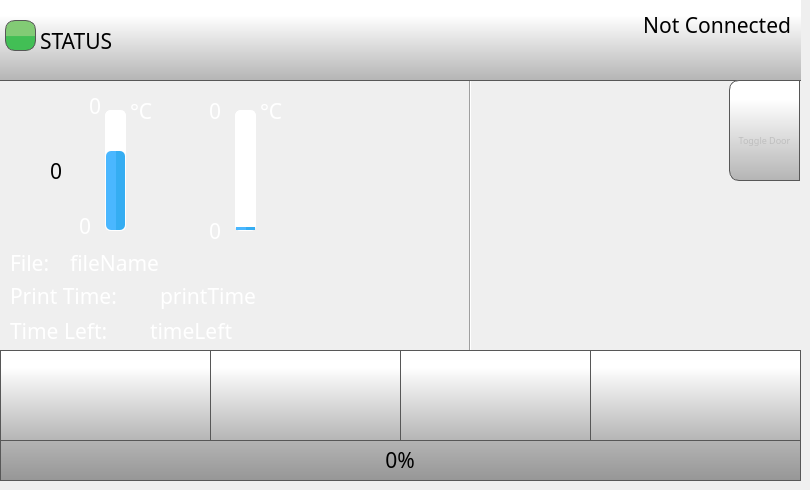
    <widget class="QWidget" name="homePage">
     <widget class="QPushButton" name="playPauseButton">
      <property name="geometry">
       <rect>
        <x>400</x>
        <y>350</y>
        <width>191</width>
        <height>91</height>
       </rect>
      </property>
      <property name="minimumSize">
       <size>
        <width>0</width>
        <height>0</height>
       </size>
      </property>
      <property name="font">
       <font>
        <family>Gotham</family>
        <pointsize>16</pointsize>
       </font>
      </property>
      <property name="styleSheet">
       <string notr="true">QPushButton {
    border: 1px solid rgb(87, 87, 87);
	background-color: qlineargradient(spread:pad, x1:0, y1:1, x2:0, y2:0.188, stop:0 rgba(180, 180, 180, 255), stop:1 rgba(255, 255, 255, 255));
    
}

QPushButton:pressed {

    background-color: qlineargradient(x1: 0, y1: 0, x2: 0, y2: 1,
                                      stop: 0 #dadbde, stop: 1 #f6f7fa);
}

QPushButton:flat {
    border: none; /* no border for a flat push button */
}

QPushButton:default {
    border-color: navy; /* make the default button prominent */
}

QPushButton:focus {
	outline: none;
}</string>
      </property>
      <property name="text">
       <string/>
      </property>
      <property name="icon">
       <iconset>
        <normaloff>templates/img/play-button.png</normaloff>
        <normalon>templates/img/pause-button.png</normalon>templates/img/play-button.png</iconset>
      </property>
      <property name="iconSize">
       <size>
        <width>50</width>
        <height>50</height>
       </size>
      </property>
      <property name="checkable">
       <bool>true</bool>
      </property>
      <property name="checked">
       <bool>false</bool>
      </property>
      <property name="autoDefault">
       <bool>false</bool>
      </property>
      <property name="default">
       <bool>false</bool>
      </property>
      <property name="flat">
       <bool>false</bool>
      </property>
     </widget>
     <widget class="QPushButton" name="stopButton">
      <property name="geometry">
       <rect>
        <x>590</x>
        <y>350</y>
        <width>211</width>
        <height>91</height>
       </rect>
      </property>
      <property name="minimumSize">
       <size>
        <width>0</width>
        <height>0</height>
       </size>
      </property>
      <property name="font">
       <font>
        <family>Gotham</family>
        <pointsize>16</pointsize>
       </font>
      </property>
      <property name="styleSheet">
       <string notr="true">QPushButton {
    border: 1px solid rgb(87, 87, 87);

	background-color: qlineargradient(spread:pad, x1:0, y1:1, x2:0, y2:0.188, stop:0 rgba(180, 180, 180, 255), stop:1 rgba(255, 255, 255, 255));
}

QPushButton:pressed {
    background-color: qlineargradient(x1: 0, y1: 0, x2: 0, y2: 1,
                                      stop: 0 #dadbde, stop: 1 #f6f7fa);
}

QPushButton:flat {
    border: none; /* no border for a flat push button */
}

QPushButton:default {
    border-color: navy; /* make the default button prominent */
}

QPushButton:focus {
	outline: none;
}</string>
      </property>
      <property name="text">
       <string/>
      </property>
      <property name="icon">
       <iconset>
        <normaloff>templates/img/video-player-stop-button.png</normaloff>templates/img/video-player-stop-button.png</iconset>
      </property>
      <property name="iconSize">
       <size>
        <width>50</width>
        <height>50</height>
       </size>
      </property>
     </widget>
     <widget class="Line" name="line">
      <property name="geometry">
       <rect>
        <x>460</x>
        <y>80</y>
        <width>20</width>
        <height>281</height>
       </rect>
      </property>
      <property name="font">
       <font>
        <family>Gotham</family>
        <pointsize>16</pointsize>
       </font>
      </property>
      <property name="orientation">
       <enum>Qt::Vertical</enum>
      </property>
     </widget>
     <widget class="QLabel" name="tool0Label">
      <property name="geometry">
       <rect>
        <x>32</x>
        <y>148</y>
        <width>51</width>
        <height>51</height>
       </rect>
      </property>
      <property name="font">
       <font>
        <family>Gotham</family>
        <pointsize>16</pointsize>
        <bold>false</bold>
        <underline>false</underline>
        <strikeout>false</strikeout>
       </font>
      </property>
      <property name="styleSheet">
       <string notr="true">
   color:  white;</string>
      </property>
      <property name="text">
       <string/>
      </property>
      <property name="pixmap">
       <pixmap>templates/img/Nozzle.png</pixmap>
      </property>
      <property name="scaledContents">
       <bool>true</bool>
      </property>
     </widget>
     <widget class="QLabel" name="FileNameLabel">
      <property name="geometry">
       <rect>
        <x>10</x>
        <y>247</y>
        <width>61</width>
        <height>31</height>
       </rect>
      </property>
      <property name="font">
       <font>
        <family>Gotham</family>
        <pointsize>16</pointsize>
        <bold>false</bold>
       </font>
      </property>
      <property name="styleSheet">
       <string notr="true">color: rgb(255, 255, 255);</string>
      </property>
      <property name="text">
       <string>File:</string>
      </property>
     </widget>
     <widget class="QLabel" name="printTimeLabel">
      <property name="geometry">
       <rect>
        <x>10</x>
        <y>280</y>
        <width>141</width>
        <height>31</height>
       </rect>
      </property>
      <property name="font">
       <font>
        <family>Gotham</family>
        <pointsize>16</pointsize>
        <bold>false</bold>
       </font>
      </property>
      <property name="styleSheet">
       <string notr="true">color: rgb(255, 255, 255);</string>
      </property>
      <property name="text">
       <string>Print Time:</string>
      </property>
     </widget>
     <widget class="QLabel" name="fileName">
      <property name="geometry">
       <rect>
        <x>70</x>
        <y>247</y>
        <width>281</width>
        <height>31</height>
       </rect>
      </property>
      <property name="font">
       <font>
        <family>Gotham</family>
        <pointsize>16</pointsize>
       </font>
      </property>
      <property name="styleSheet">
       <string notr="true">color: rgb(255, 255, 255);
background-color: rgba(255, 255, 255, 0);</string>
      </property>
      <property name="text">
       <string>fileName</string>
      </property>
      <property name="scaledContents">
       <bool>true</bool>
      </property>
      <property name="wordWrap">
       <bool>false</bool>
      </property>
     </widget>
     <widget class="QLabel" name="printTime">
      <property name="geometry">
       <rect>
        <x>160</x>
        <y>280</y>
        <width>211</width>
        <height>31</height>
       </rect>
      </property>
      <property name="font">
       <font>
        <family>Gotham</family>
        <pointsize>16</pointsize>
       </font>
      </property>
      <property name="styleSheet">
       <string notr="true">color: rgb(255, 255, 255);
background-color: rgba(255, 255, 255, 0);</string>
      </property>
      <property name="text">
       <string>printTime</string>
      </property>
     </widget>
     <widget class="QLabel" name="timeLeftLabel">
      <property name="geometry">
       <rect>
        <x>10</x>
        <y>320</y>
        <width>151</width>
        <height>21</height>
       </rect>
      </property>
      <property name="font">
       <font>
        <family>Gotham</family>
        <pointsize>16</pointsize>
        <bold>false</bold>
       </font>
      </property>
      <property name="styleSheet">
       <string notr="true">color: rgb(255, 255, 255);</string>
      </property>
      <property name="text">
       <string>Time Left:</string>
      </property>
     </widget>
     <widget class="QProgressBar" name="bedTempBar">
      <property name="geometry">
       <rect>
        <x>235</x>
        <y>110</y>
        <width>21</width>
        <height>121</height>
       </rect>
      </property>
      <property name="font">
       <font>
        <family>Gotham</family>
        <pointsize>16</pointsize>
       </font>
      </property>
      <property name="styleSheet">
       <string notr="true">QProgressBar::chunk {
    border-radius: 5px;
	background-color: qlineargradient(spread:pad, x1:0.517, y1:0, x2:0.522, y2:0, stop:0.0336134 rgba(74, 183, 255, 255), stop:1 rgba(53, 173, 242, 255));
}

QProgressBar {
    border: 1px solid white;
    border-radius: 5px;
}
</string>
      </property>
      <property name="maximum">
       <number>300</number>
      </property>
      <property name="value">
       <number>10</number>
      </property>
      <property name="alignment">
       <set>Qt::AlignCenter</set>
      </property>
      <property name="textVisible">
       <bool>false</bool>
      </property>
      <property name="orientation">
       <enum>Qt::Vertical</enum>
      </property>
      <property name="format">
       <string>%v</string>
      </property>
     </widget>
     <widget class="QLabel" name="bedLabel">
      <property name="geometry">
       <rect>
        <x>160</x>
        <y>140</y>
        <width>61</width>
        <height>61</height>
       </rect>
      </property>
      <property name="font">
       <font>
        <family>Gotham</family>
        <pointsize>16</pointsize>
        <bold>false</bold>
        <underline>false</underline>
        <strikeout>false</strikeout>
       </font>
      </property>
      <property name="styleSheet">
       <string notr="true">
   color:  white;
background-color: rgba(255, 255, 255, 0);</string>
      </property>
      <property name="text">
       <string/>
      </property>
      <property name="pixmap">
       <pixmap>templates/img/bed.png</pixmap>
      </property>
      <property name="scaledContents">
       <bool>true</bool>
      </property>
     </widget>
     <widget class="QLabel" name="tool0TargetTemperature">
      <property name="geometry">
       <rect>
        <x>40</x>
        <y>90</y>
        <width>61</width>
        <height>31</height>
       </rect>
      </property>
      <property name="font">
       <font>
        <family>Gotham</family>
        <pointsize>16</pointsize>
        <bold>false</bold>
        <underline>false</underline>
        <strikeout>false</strikeout>
       </font>
      </property>
      <property name="styleSheet">
       <string notr="true">
   color:  white;
background-color: rgba(255, 255, 255, 0);</string>
      </property>
      <property name="text">
       <string>0</string>
      </property>
      <property name="alignment">
       <set>Qt::AlignRight|Qt::AlignTrailing|Qt::AlignVCenter</set>
      </property>
     </widget>
     <widget class="QProgressBar" name="tool0TempBar">
      <property name="geometry">
       <rect>
        <x>105</x>
        <y>110</y>
        <width>21</width>
        <height>121</height>
       </rect>
      </property>
      <property name="font">
       <font>
        <family>Gotham</family>
        <pointsize>16</pointsize>
       </font>
      </property>
      <property name="styleSheet">
       <string notr="true">QProgressBar::chunk {
    border-radius: 5px;
	background-color: qlineargradient(spread:pad, x1:0.517, y1:0, x2:0.522, y2:0, stop:0.0336134 rgba(74, 183, 255, 255), stop:1 rgba(53, 173, 242, 255));
}

QProgressBar {
    border: 1px solid white;
    border-radius: 5px;
}
</string>
      </property>
      <property name="maximum">
       <number>300</number>
      </property>
      <property name="value">
       <number>200</number>
      </property>
      <property name="alignment">
       <set>Qt::AlignCenter</set>
      </property>
      <property name="textVisible">
       <bool>false</bool>
      </property>
      <property name="orientation">
       <enum>Qt::Vertical</enum>
      </property>
      <property name="format">
       <string>%v</string>
      </property>
     </widget>
     <widget class="QLabel" name="tool0ActualTemperature">
      <property name="geometry">
       <rect>
        <x>30</x>
        <y>210</y>
        <width>61</width>
        <height>31</height>
       </rect>
      </property>
      <property name="font">
       <font>
        <family>Gotham</family>
        <pointsize>16</pointsize>
        <bold>false</bold>
        <underline>false</underline>
        <strikeout>false</strikeout>
       </font>
      </property>
      <property name="styleSheet">
       <string notr="true">
   color:  white;
background-color: rgba(0, 0, 0, 0);</string>
      </property>
      <property name="text">
       <string>0</string>
      </property>
      <property name="alignment">
       <set>Qt::AlignRight|Qt::AlignTrailing|Qt::AlignVCenter</set>
      </property>
     </widget>
     <widget class="QLabel" name="bedActualTemperatute">
      <property name="geometry">
       <rect>
        <x>180</x>
        <y>220</y>
        <width>41</width>
        <height>21</height>
       </rect>
      </property>
      <property name="font">
       <font>
        <family>Gotham</family>
        <pointsize>16</pointsize>
        <bold>false</bold>
        <underline>false</underline>
        <strikeout>false</strikeout>
       </font>
      </property>
      <property name="styleSheet">
       <string notr="true">
   color:  white;
background-color: rgba(0, 0, 0, 0);</string>
      </property>
      <property name="text">
       <string>0</string>
      </property>
      <property name="alignment">
       <set>Qt::AlignRight|Qt::AlignTrailing|Qt::AlignVCenter</set>
      </property>
     </widget>
     <widget class="QLabel" name="bedTargetTemperature">
      <property name="geometry">
       <rect>
        <x>180</x>
        <y>100</y>
        <width>41</width>
        <height>21</height>
       </rect>
      </property>
      <property name="font">
       <font>
        <family>Gotham</family>
        <pointsize>16</pointsize>
        <bold>false</bold>
        <underline>false</underline>
        <strikeout>false</strikeout>
       </font>
      </property>
      <property name="styleSheet">
       <string notr="true">
   color:  white;
background-color: rgba(255, 255, 255, 0);</string>
      </property>
      <property name="text">
       <string>0</string>
      </property>
      <property name="alignment">
       <set>Qt::AlignRight|Qt::AlignTrailing|Qt::AlignVCenter</set>
      </property>
     </widget>
     <widget class="QPushButton" name="menuButton">
      <property name="geometry">
       <rect>
        <x>0</x>
        <y>350</y>
        <width>211</width>
        <height>91</height>
       </rect>
      </property>
      <property name="minimumSize">
       <size>
        <width>0</width>
        <height>0</height>
       </size>
      </property>
      <property name="font">
       <font>
        <family>Gotham</family>
        <pointsize>16</pointsize>
       </font>
      </property>
      <property name="styleSheet">
       <string notr="true">QPushButton {
     border: 1px solid rgb(87, 87, 87);
	background-color: qlineargradient(spread:pad, x1:0, y1:1, x2:0, y2:0.188, stop:0 rgba(180, 180, 180, 255), stop:1 rgba(255, 255, 255, 255));
    

}

QPushButton:pressed {

    background-color: qlineargradient(x1: 0, y1: 0, x2: 0, y2: 1,
                                      stop: 0 #dadbde, stop: 1 #f6f7fa);
}

QPushButton:flat {
    border: none; /* no border for a flat push button */
}

QPushButton:default {
    border-color: navy; /* make the default button prominent */
}

QPushButton:focus {
	outline: none;
}</string>
      </property>
      <property name="text">
       <string/>
      </property>
      <property name="icon">
       <iconset>
        <normaloff>templates/img/menu.png</normaloff>templates/img/menu.png</iconset>
      </property>
      <property name="iconSize">
       <size>
        <width>50</width>
        <height>50</height>
       </size>
      </property>
      <property name="checkable">
       <bool>false</bool>
      </property>
      <property name="autoDefault">
       <bool>false</bool>
      </property>
      <property name="default">
       <bool>false</bool>
      </property>
      <property name="flat">
       <bool>false</bool>
      </property>
     </widget>
     <widget class="QProgressBar" name="printProgressBar">
      <property name="geometry">
       <rect>
        <x>0</x>
        <y>440</y>
        <width>801</width>
        <height>41</height>
       </rect>
      </property>
      <property name="font">
       <font>
        <family>Gotham</family>
        <pointsize>16</pointsize>
        <italic>false</italic>
        <bold>false</bold>
        <stylestrategy>PreferAntialias</stylestrategy>
       </font>
      </property>
      <property name="styleSheet">
       <string notr="true">QProgressBar::chunk {

	background-color: qlineargradient(spread:pad, x1:0, y1:0.523, x2:0, y2:0.534, stop:0 rgba(130, 203, 117, 255), stop:1 rgba(66, 191, 85, 255));
border: 1px solid green;
}

QProgressBar {
    border: 1px solid rgb(87, 87, 87);
 /*  border-bottom-left-radius: 10px;
 border-bottom-right-radius: 10px;*/
	background-color: qlineargradient(spread:pad, x1:0, y1:1, x2:0, y2:0, stop:0 rgba(150, 150, 150, 255), stop:1 rgba(180, 180, 180, 255));
}
</string>
      </property>
      <property name="maximum">
       <number>100</number>
      </property>
      <property name="value">
       <number>0</number>
      </property>
      <property name="alignment">
       <set>Qt::AlignCenter</set>
      </property>
      <property name="textVisible">
       <bool>true</bool>
      </property>
      <property name="orientation">
       <enum>Qt::Horizontal</enum>
      </property>
      <property name="format">
       <string>%p%</string>
      </property>
     </widget>
     <widget class="QLabel" name="timeLeft">
      <property name="geometry">
       <rect>
        <x>150</x>
        <y>310</y>
        <width>211</width>
        <height>41</height>
       </rect>
      </property>
      <property name="font">
       <font>
        <family>Gotham</family>
        <pointsize>16</pointsize>
       </font>
      </property>
      <property name="styleSheet">
       <string notr="true">color: rgb(255, 255, 255);
background-color: rgba(255, 255, 255, 0);</string>
      </property>
      <property name="text">
       <string>timeLeft</string>
      </property>
      <property name="wordWrap">
       <bool>false</bool>
      </property>
     </widget>
     <widget class="QLabel" name="printerStatus">
      <property name="geometry">
       <rect>
        <x>40</x>
        <y>10</y>
        <width>551</width>
        <height>61</height>
       </rect>
      </property>
      <property name="font">
       <font>
        <family>Gotham</family>
        <pointsize>16</pointsize>
        <bold>false</bold>
        <underline>false</underline>
        <strikeout>false</strikeout>
       </font>
      </property>
      <property name="styleSheet">
       <string notr="true">
background-color: rgba(255, 255, 255, 0);</string>
      </property>
      <property name="text">
       <string>STATUS</string>
      </property>
      <property name="scaledContents">
       <bool>true</bool>
      </property>
      <property name="alignment">
       <set>Qt::AlignLeading|Qt::AlignLeft|Qt::AlignVCenter</set>
      </property>
      <property name="wordWrap">
       <bool>true</bool>
      </property>
     </widget>
     <widget class="QPushButton" name="controlButton">
      <property name="geometry">
       <rect>
        <x>210</x>
        <y>350</y>
        <width>191</width>
        <height>91</height>
       </rect>
      </property>
      <property name="minimumSize">
       <size>
        <width>0</width>
        <height>0</height>
       </size>
      </property>
      <property name="font">
       <font>
        <family>Gotham</family>
        <pointsize>16</pointsize>
       </font>
      </property>
      <property name="styleSheet">
       <string notr="true">QPushButton {
     border: 1px solid rgb(87, 87, 87);

	background-color: qlineargradient(spread:pad, x1:0, y1:1, x2:0, y2:0.188, stop:0 rgba(180, 180, 180, 255), stop:1 rgba(255, 255, 255, 255));
}

QPushButton:pressed {
    background-color: qlineargradient(x1: 0, y1: 0, x2: 0, y2: 1,
                                      stop: 0 #dadbde, stop: 1 #f6f7fa);
}

QPushButton:flat {
    border: none; /* no border for a flat push button */
}

QPushButton:default {
    border-color: navy; /* make the default button prominent */
}

QPushButton:focus {
	outline: none;
}</string>
      </property>
      <property name="text">
       <string/>
      </property>
      <property name="icon">
       <iconset>
        <normaloff>templates/img/settings-1.png</normaloff>templates/img/settings-1.png</iconset>
      </property>
      <property name="iconSize">
       <size>
        <width>50</width>
        <height>50</height>
       </size>
      </property>
      <property name="checkable">
       <bool>false</bool>
      </property>
      <property name="autoDefault">
       <bool>false</bool>
      </property>
      <property name="default">
       <bool>false</bool>
      </property>
      <property name="flat">
       <bool>false</bool>
      </property>
     </widget>
     <widget class="QLabel" name="printerStatusColour">
      <property name="geometry">
       <rect>
        <x>5</x>
        <y>20</y>
        <width>31</width>
        <height>31</height>
       </rect>
      </property>
      <property name="font">
       <font>
        <family>Gotham</family>
        <pointsize>16</pointsize>
        <bold>false</bold>
        <underline>false</underline>
        <strikeout>false</strikeout>
       </font>
      </property>
      <property name="styleSheet">
       <string notr="true">     border: 1px solid rgb(87, 87, 87);
	border-radius: 10px;
	background-color: qlineargradient(spread:pad, x1:0, y1:0.523, x2:0, y2:0.534, stop:0 rgba(130, 203, 117, 255), stop:1 rgba(66, 191, 85, 255));</string>
      </property>
      <property name="text">
       <string/>
      </property>
      <property name="alignment">
       <set>Qt::AlignCenter</set>
      </property>
     </widget>
     <widget class="QLabel" name="celciusLabel">
      <property name="geometry">
       <rect>
        <x>260</x>
        <y>100</y>
        <width>70</width>
        <height>21</height>
       </rect>
      </property>
      <property name="font">
       <font>
        <family>Gotham</family>
        <pointsize>16</pointsize>
        <bold>false</bold>
        <underline>false</underline>
        <strikeout>false</strikeout>
       </font>
      </property>
      <property name="styleSheet">
       <string notr="true">
   color:  white;
background-color: rgba(255, 255, 255, 0);</string>
      </property>
      <property name="text">
       <string>°C</string>
      </property>
     </widget>
     <widget class="QLabel" name="statusBar">
      <property name="geometry">
       <rect>
        <x>0</x>
        <y>0</y>
        <width>801</width>
        <height>81</height>
       </rect>
      </property>
      <property name="font">
       <font>
        <family>Gotham</family>
        <pointsize>16</pointsize>
       </font>
      </property>
      <property name="styleSheet">
       <string notr="true">     border-bottom: 1px solid rgb(87, 87, 87);
	background-color: qlineargradient(spread:pad, x1:0, y1:1, x2:0, y2:0.188, stop:0 rgba(180, 180, 180, 255), stop:1 rgba(255, 255, 255, 255));</string>
      </property>
      <property name="frameShape">
       <enum>QFrame::NoFrame</enum>
      </property>
      <property name="frameShadow">
       <enum>QFrame::Raised</enum>
      </property>
      <property name="text">
       <string/>
      </property>
     </widget>
     <widget class="QLabel" name="printPreviewMain">
      <property name="geometry">
       <rect>
        <x>489</x>
        <y>80</y>
        <width>311</width>
        <height>291</height>
       </rect>
      </property>
      <property name="font">
       <font>
        <family>Gotham</family>
        <pointsize>16</pointsize>
       </font>
      </property>
      <property name="styleSheet">
       <string notr="true">background-color: rgba(255, 255, 255, 0);</string>
      </property>
      <property name="text">
       <string/>
      </property>
      <property name="pixmap">
       <pixmap>templates/img/thumbnail.png</pixmap>
      </property>
      <property name="scaledContents">
       <bool>true</bool>
      </property>
     </widget>
     <widget class="QLabel" name="ipStatus">
      <property name="geometry">
       <rect>
        <x>560</x>
        <y>10</y>
        <width>231</width>
        <height>31</height>
       </rect>
      </property>
      <property name="font">
       <font>
        <family>Gotham</family>
        <pointsize>16</pointsize>
        <bold>false</bold>
        <underline>false</underline>
        <strikeout>false</strikeout>
       </font>
      </property>
      <property name="styleSheet">
       <string notr="true">
background-color: rgba(255, 255, 255, 0);</string>
      </property>
      <property name="text">
       <string>Not Connected</string>
      </property>
      <property name="scaledContents">
       <bool>true</bool>
      </property>
      <property name="alignment">
       <set>Qt::AlignRight|Qt::AlignTop|Qt::AlignTrailing</set>
      </property>
      <property name="wordWrap">
       <bool>true</bool>
      </property>
     </widget>
     <widget class="QLabel" name="celciusLabel_3">
      <property name="geometry">
       <rect>
        <x>130</x>
        <y>100</y>
        <width>70</width>
        <height>21</height>
       </rect>
      </property>
      <property name="font">
       <font>
        <family>Gotham</family>
        <pointsize>16</pointsize>
        <bold>false</bold>
        <underline>false</underline>
        <strikeout>false</strikeout>
       </font>
      </property>
      <property name="styleSheet">
       <string notr="true">
   color:  white;
background-color: rgba(255, 255, 255, 0);</string>
      </property>
      <property name="text">
       <string>°C</string>
      </property>
     </widget>
     <widget class="QLabel" name="label_3">
      <property name="geometry">
       <rect>
        <x>50</x>
        <y>150</y>
        <width>20</width>
        <height>41</height>
       </rect>
      </property>
      <property name="font">
       <font>
        <family>Gotham</family>
        <pointsize>16</pointsize>
       </font>
      </property>
      <property name="styleSheet">
       <string notr="true">
color: black;
background-color: rgb(255, 255, 255,0);</string>
      </property>
      <property name="text">
       <string>0</string>
      </property>
     </widget>
     <widget class="QToolButton" name="doorLockButton">
      <property name="enabled">
       <bool>false</bool>
      </property>
      <property name="geometry">
       <rect>
        <x>729</x>
        <y>80</y>
        <width>71</width>
        <height>101</height>
       </rect>
      </property>
      <property name="minimumSize">
       <size>
        <width>0</width>
        <height>0</height>
       </size>
      </property>
      <property name="font">
       <font>
        <family>Gotham</family>
        <pointsize>7</pointsize>
       </font>
      </property>
      <property name="styleSheet">
       <string notr="true">QToolButton {
	padding-top: 20px;
     border: 1px solid rgb(87, 87, 87);
	background-color: qlineargradient(spread:pad, x1:0, y1:1, x2:0, y2:0.188, stop:0 rgba(180, 180, 180, 255), stop:1 rgba(255, 255, 255, 255));

border-top-left-radius: 10px;

border-bottom-left-radius: 10px;



}

QToolButton:pressed {
    background-color: qlineargradient(x1: 0, y1: 0, x2: 0, y2: 1,
                                      stop: 0 #dadbde, stop: 1 #f6f7fa);
}

QToolButton:flat {
    border: none; /* no border for a flat push button */
}

QToolButton:default {
    border-color: navy; /* make the default button prominent */
}</string>
      </property>
      <property name="text">
       <string>Toggle Door</string>
      </property>
      <property name="icon">
       <iconset>
        <normaloff>templates/img/doorUnlock.png</normaloff>
        <normalon>templates/img/doorLock.png</normalon>templates/img/doorUnlock.png</iconset>
      </property>
      <property name="iconSize">
       <size>
        <width>50</width>
        <height>50</height>
       </size>
      </property>
      <property name="checkable">
       <bool>false</bool>
      </property>
      <property name="checked">
       <bool>false</bool>
      </property>
      <property name="toolButtonStyle">
       <enum>Qt::ToolButtonTextUnderIcon</enum>
      </property>
      <property name="autoRaise">
       <bool>false</bool>
      </property>
     </widget>
     <zorder>timeLeftLabel</zorder>
     <zorder>printPreviewMain</zorder>
     <zorder>line</zorder>
     <zorder>statusBar</zorder>
     <zorder>playPauseButton</zorder>
     <zorder>stopButton</zorder>
     <zorder>tool0Label</zorder>
     <zorder>FileNameLabel</zorder>
     <zorder>printTimeLabel</zorder>
     <zorder>printTime</zorder>
     <zorder>bedTempBar</zorder>
     <zorder>bedLabel</zorder>
     <zorder>tool0TempBar</zorder>
     <zorder>tool0ActualTemperature</zorder>
     <zorder>tool0TargetTemperature</zorder>
     <zorder>bedActualTemperatute</zorder>
     <zorder>bedTargetTemperature</zorder>
     <zorder>menuButton</zorder>
     <zorder>timeLeft</zorder>
     <zorder>controlButton</zorder>
     <zorder>printProgressBar</zorder>
     <zorder>printerStatusColour</zorder>
     <zorder>celciusLabel</zorder>
     <zorder>fileName</zorder>
     <zorder>ipStatus</zorder>
     <zorder>printerStatus</zorder>
     <zorder>celciusLabel_3</zorder>
     <zorder>label_3</zorder>
     <zorder>doorLockButton</zorder>
    </widget>
